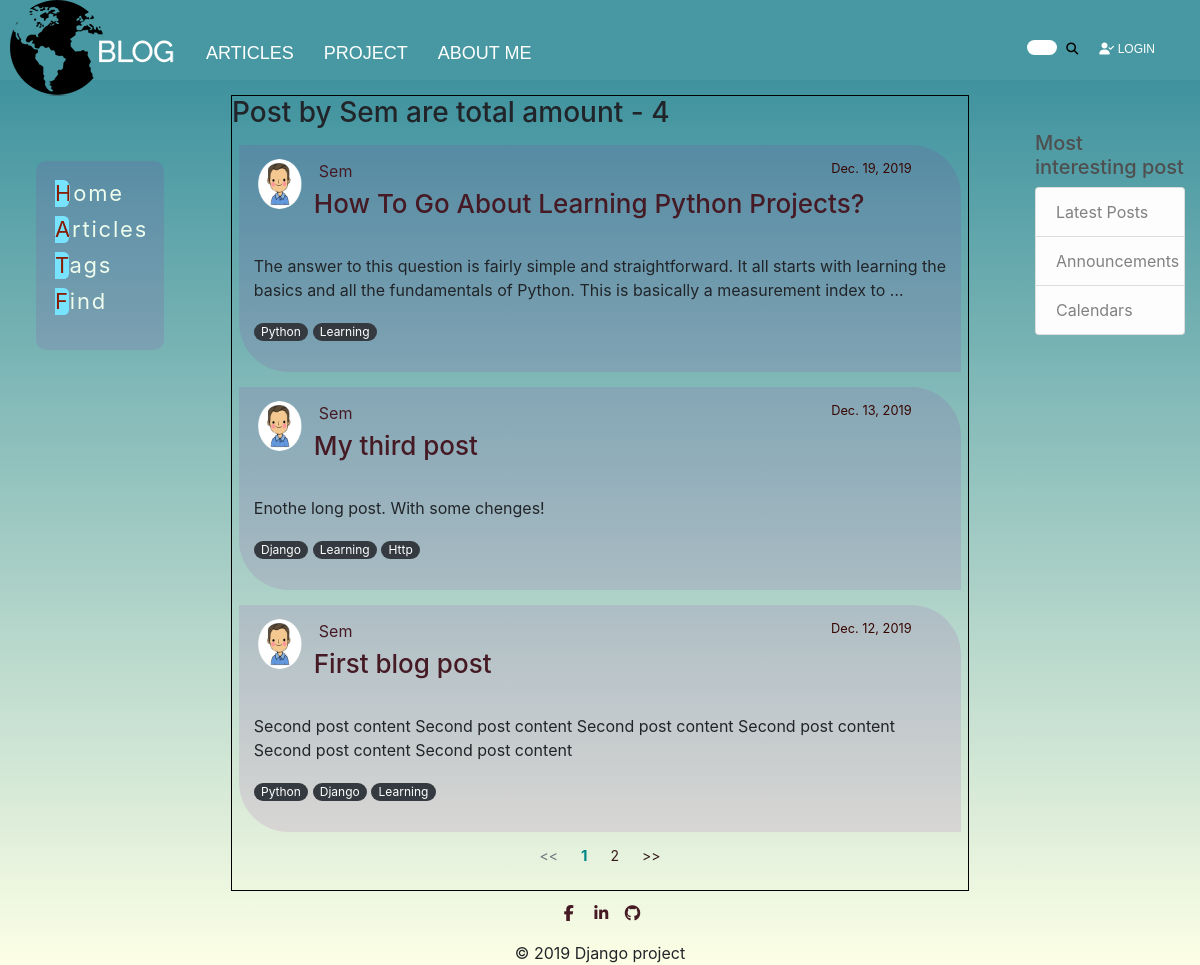
Page /blog/user/Sem/ on the committed database.
### my_blog/models.py (models this page shows, shortened)
class Post(models.Model):
    title = models.CharField(max_length=150, db_index=True)
    slug = models.SlugField(max_length=150, blank=True, unique=True)
    body = models.TextField(blank=True, db_index=True)
    date_posted = models.DateField(default=timezone.now)
    author = models.ForeignKey(User, on_delete=models.CASCADE)
    tags = models.ManyToManyField('Tag', blank=True, related_name='posts')
    def get_absolute_url(self):
        return reverse('post_detail', kwargs={'slug': self.slug})

class Tag(models.Model):
    tag = models.CharField(max_length=50, unique=True)
    slug = models.SlugField(max_length=50, unique=True)
    def __str__(self):
        return self.tag

### users/models.py (models this page shows, shortened)
class Profile(models.Model):
    user = models.OneToOneField(User, on_delete=models.CASCADE)
    image = models.ImageField(default='default.jpg', upload_to='profile_pics')

### my_blog/views.py (the view)
# urls.py: path('user/<str:username>/', AuthorPostsList.as_view(), name='author_post'),
class AuthorPostsList(ListView):
    model = Post
    template_name = 'my_blog/author_post_list.html'
    context_object_name = 'posts'
    paginate_by = 3
    def get_queryset(self):
        user = get_object_or_404(User, username=self.kwargs.get('username'))
        return Post.objects.filter(author=user).order_by('-date_posted')

### my_blog/templates/my_blog/author_post_list.html (shortened to what this page needs)
{% extends 'my_blog/blog_base.html' %}
{% block content %}
    <h3>Post by {{ view.kwargs.username }} are total amount - {{ page_obj.paginator.count }}</h3>
    {% for post in posts %}
        {% include 'my_blog/includes/post_cards_template.html' %}
    {% endfor %}
    {% if is_paginated %}
        <nav aria-label="...">
            <ul class="pagination">
                {% if page_obj.has_previous %}
                    <li class="page-item">
                        <a class="page-link" href="{{ request.path }}?page={{ page_obj.previous_page_number }}"> << </a>
                    </li>
                {% else %}
                    <li class="page-item disabled">
                        <span class="page-link" style="background-color: rgba(1,1,1,0)"> << </span>
                    </li>
                {% endif %}
                {% for i in paginator.page_range %}
                    {% if page_obj.number == i %}
                        <li class="page-item active">
                            <a class="page-link" href="#">{{ page_obj.number }} <span class="sr-only">(current)</span></a>
                        </li>
                    {% elif i > page_obj.number|add:-3 and i < page_obj.number|add:3 %}
                        <li class="page-item">
                            <a class="page-link" href="{{ request.path }}?page={{ i }}">
                                {{ i }}
                            </a>
                        </li>
                    {% endif %}
                {% endfor %}
                {% if page_obj.has_next %}
                    <li class="page-item">
                        <a class="page-link" href="{{ request.path }}?page={{ page_obj.next_page_number }}"> >> </a>
                    </li>
                {% else %}
                    <li class="page-item disabled">
                        <a class="page-link" style="background-color: rgba(1,1,1,0)" href=""> >> </a>
                    </li>
                {% endif %}
            </ul>
        </nav>
    {% endif %}
{% endblock %}

### my_blog/templates/my_blog/includes/post_cards_template.html
<div class="media-body">
    <div class="media-article">
        <div class="article-metadata">
            <div class="article-head-img">
                <img class="rounded-circle" src="{{ post.author.profile.image.url }}" width="50" height="50">
            </div>
            <div class="article-head">
                <a class="mr-2" href="{% url 'author_post' post.author.username %}">{{ post.author }}</a>
                <small class="text-muted">{{ post.date_posted }}</small>
                <h2><a class="article-title" href="{{ post.get_absolute_url }}">{{ post.title }}</a></h2>
            </div>
        </div>
        <p class="article-content">{{ post.body|truncatewords:30 }}</p>
        <p>
            {% for tag in post.tags.all %}
            <a href="{% url 'tags_list' %}" class="badge badge-pill badge-dark">{{ tag }}</a>
        {% endfor %}
        </p>
    </div>
</div>

### static/styles.css (style rules this page uses)
body { display: grid; grid-template-areas: "header header header" "aside article ads" "footer footer footer"; grid-template-rows: 10% 1fr 7%; grid-template-columns: 15% 1fr 15%; grid-row-gap: 10px; grid-column-gap: 10px; height: 100vh; margin: 0; }
body:before { content: ''; position: fixed; top: 0; bottom: 0; width: 100%; z-index: -1; background: linear-gradient(0deg, rgba(252, 255, 223, 0.8057598039215687) 0%, rgba(0, 111, 130, 0.819765406162465) 100%); }
main a { color: #451a24; text-decoration: none; }
.media-body { justify-content: space-between; padding: 1%; width: 100%; }
.media-article { background: rgba(158, 20, 167, 0.11); padding: 2%; border-radius: 0 50px 0 50px; }
small.text-muted { color: #380600 !important; float: right; }
.article-title { font-size: 26px; }
.article-metadata { width: 95%; white-space:nowrap; }
.article-head { display:inline; padding-right: 5px; padding-left: 5px; }
.article-head-img { float: left; margin-right: 10px; }
a.badge-dark { font-weight: normal; }
.pagination { justify-content: center; }
.page-link { font-family: -apple-system, BlinkMacSystemFont, "Segoe UI", Roboto, "Helvetica Neue", Arial, "Noto Sans", sans-serif, "Apple Color Emoji", "Segoe UI Emoji", "Segoe UI Symbol", "Noto Color Emoji"; font-size: 14px; z-index: 3; color: #341a1a; background-color: rgba(1,1,1,0); border: none; }
.page-item.active .page-link { z-index: 3; color: #048989; background-color: rgba(1,1,1,0); border-radius: 5px; font-weight: bold; font-size: 15px; }

### rows in the picture
Post: author.profile.image (picture), author "Sem", date_posted "Dec. 19, 2019", title "How To Go About Learning Python Projects?", body "The answer to this question is fairly simple and straightforward. It all starts with learning the basics and all the fundamentals of Python. This is basically a measurement index to …"
Tag: tag "Python"
Tag: tag "Learning"
Post: author.profile.image (picture), author "Sem", date_posted "Dec. 13, 2019", title "My third post", body "Enothe long post. With some chenges!"
Tag: tag "Django"
Tag: tag "Http"
Post: author.profile.image (picture), author "Sem", date_posted "Dec. 12, 2019", title "First blog post", body "Second post content Second post content Second post content Second post content Second post content Second post content"

### other values in the picture
{{ view.kwargs.username }} "Sem"
{{ page_obj.paginator.count }} "4"
{{ page_obj.number }} "1"
{{ i }} "2"
